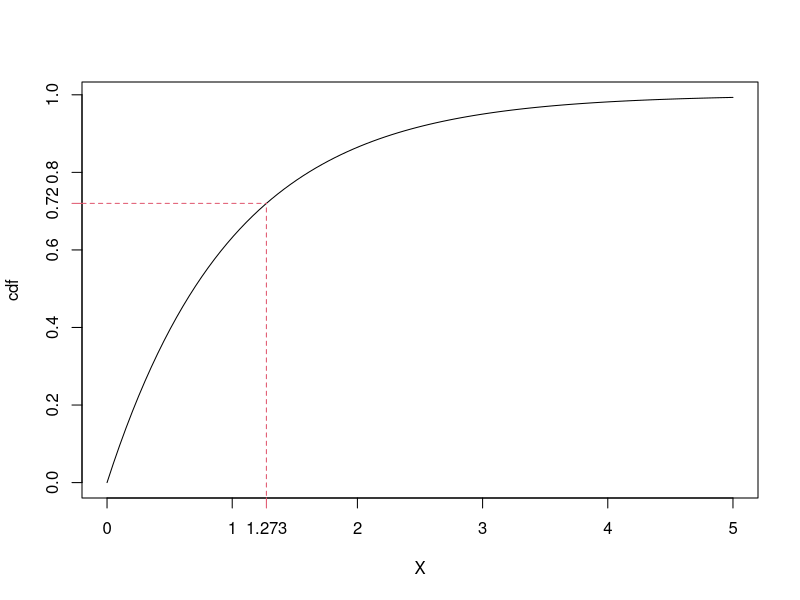

Reproduce this figure in R.
u = 0.72
plot(seq(0,5,l = 100),pexp(seq(0,5,l = 100)),type = "l",xlab = "X",ylab = "cdf")
lines(x = c(-1,-log(1-u)),y = c(u,u),lty = 2,col = 2)
lines(x = c(-log(1-u),-log(1-u)),y = c(-1,u),lty = 2,col = 2)
axis(side = 2, at = u, col = 2)
axis(side = 1, at = round(-log(1-u),3),col = 2)

dev.copy2pdf(file = "inversionsample.pdf")